Frame 1 (no input): blank canvas, image omitted
Frame 60 (the mouse pressed at the canvas centre just before this capture): blank canvas, image omitted
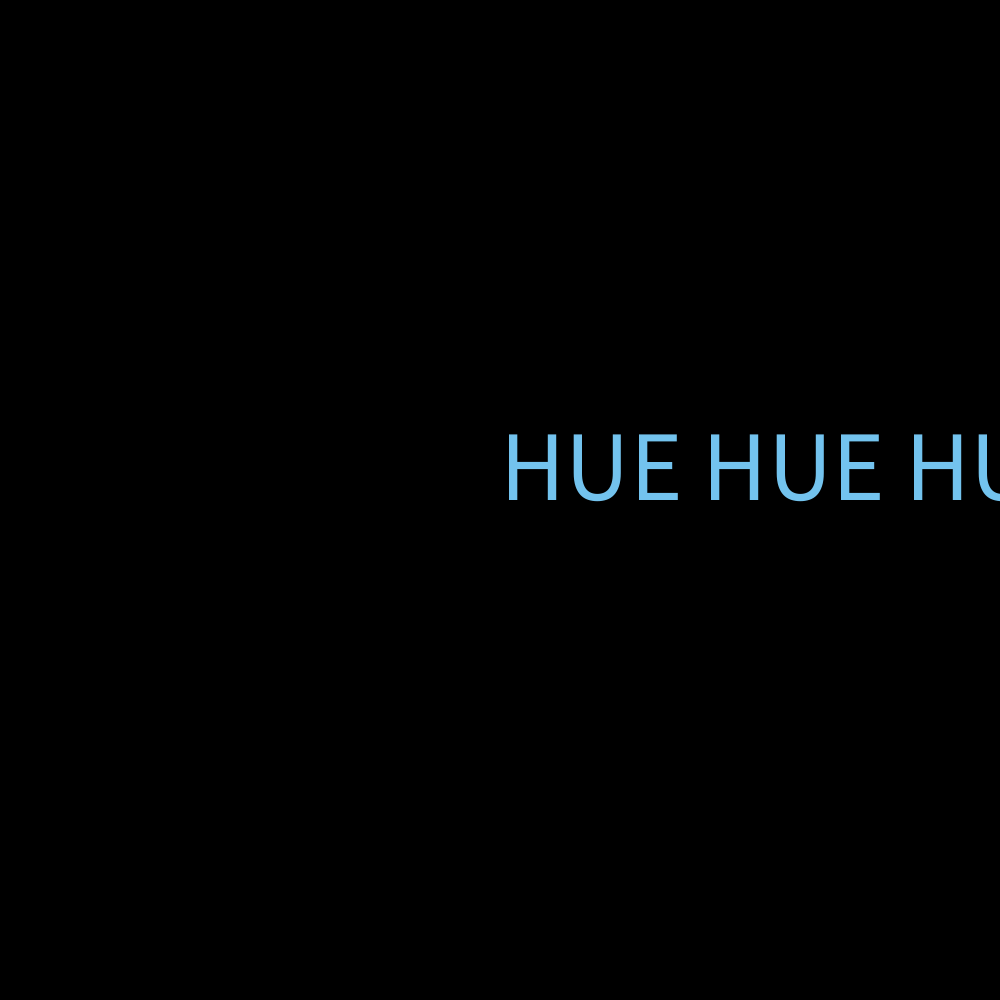
Frame 120 (the mouse held since frame 60 and released just before this capture)

The Processing sketch whose frames 1 and 60 were blank and that drew this single picture after the mouse press (run headless with seeded random() and noise(); from frame 60 on, the mouse is pressed at the canvas centre):

// Processing sketch: HUE
// ── HUE.pde
void setup()
{
  size(1000, 1000);
  background(0, 0, 0);
}
void draw()
{

  background(0, 0, 0);


  fill(random(500), random(500), random(500));

  text("HUE HUE HUE", mouseX, mouseY);
  textSize(100);
  if(mousePressed)
  {
   
  }
  


}
